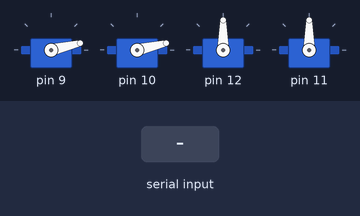
Bench run of a sketch on a simulated Arduino Uno, built with avr-gcc and run on an emulated ATmega328P. Shown: 4 × servo. Inputs (shaded band) come from the test bench.

Above: at 1.2 s.
1.3 s: "1" received over Serial
At 4.1 s:
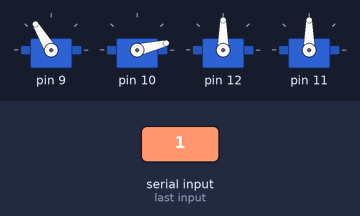
4.3 s: "3" received over Serial
At 7.0 s:
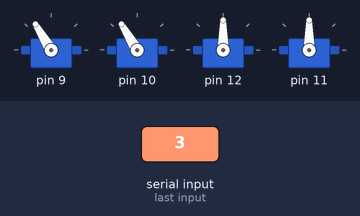
7.3 s: "2" received over Serial
At 10.0 s:
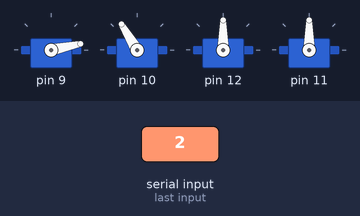
10.3 s: "4" received over Serial
At 10.75 s:
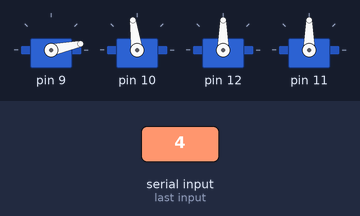
13.3 s: "5" received over Serial
16.3 s: "7" received over Serial
At 17.5 s:
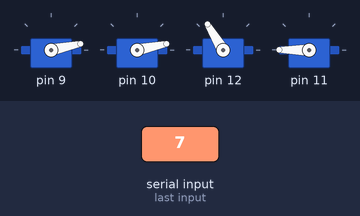
Timing chart, 0 to 18.8 s (numbered marks = the images above; inputs shaded):
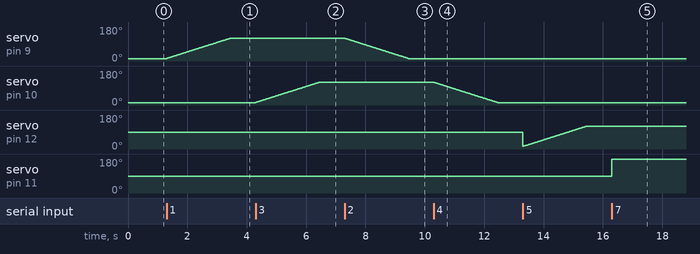

The sketch:

robot_arm_MK2_web_controller.ino
```cpp
#include <Servo.h>

//Sets up the servos
Servo joint[4]; //Creates 4 servos (0-3).
int pos[4];    //Create 4 variables that will store the position of each servo.

byte firstByte; //Stores the first byte sent from Raspberry Pi.
byte secondByte; //Stores the second byte sent from the Raspberry Pi
int endloop=1; //1 starts loop. 0 ends loop

void setup() {
  joint[0].attach(9); //y-axis 1
  joint[0].write(13); //default position for y-axis 1
  joint[1].attach(10); //y-axis 2
  joint[1].write(13); //default position for y-axis 2
  joint[2].attach(12); //x-axis
  joint[2].write(90); //default position for the x-axis motor
  joint[3].attach(11); //claw
  //need to set the default position to open once prongs are connected


 // Initalizes position variables
pos[0] = 13; //Position for y-axis (1) motor
pos[1] = 13; //Position for y-axis (2) motor
pos[2] = 13; //Position for x-axis motor
pos[3] = 180; //Position for claw

// sets the baud rate
Serial.begin(9600);
}


void loop() {
  //Checks to see if a byte has been sent
  if(Serial.available()){
    //Stores byte sent from Raspberry Pi
    firstByte=Serial.read();
      //Test the byte sent from Raspberry Pi
      switch(firstByte){
        //moves y-axis (1) up.
        case '1':
        moveServoUp(1,0);
        break;
        //moves y-axis (1) up
        case '2':
        moveServoDown(1,0);
        break;
        //moves y-axis (2) up
        case '3':
        moveServoUp(1,1);
        break;
        case '4':
        moveServoDown(1,1);
        break;
        case '5':
        //make function to move x-axix right
        moveServoUp(1,2);
        break;
        case '6':
        //make function to move x-axis left
        moveServoDown(1,2);
        break;
        case '7':
        //make function to move claw
        openClaw();
        break;
        case '8':
        closeClaw();
        break;
      }
  }
}


void moveServoUp(int endloop, int x){
  //endloop=1; //Take out endloop parameter and replace with this TEST
  while(endloop==1){
      if(pos[x]<=120){
      pos[x]+=1;
      joint[x].write(pos[x]);
      delay(20);
        if(Serial.available()){
        secondByte=Serial.read();
        if(secondByte=='0'){
          endloop=0;
        }
      }
    }else{
      //Ends the loop if the servo reaches the max position (120)
      endloop=0;
    }
  }
}


void moveServoDown(int endloop, int x){
  //endloop=1; //Take out endloop parameter and replace with this TEST
  while(endloop==1){
      if(pos[x]>=13){
      pos[x]-=1;
      joint[x].write(pos[x]);
      delay(20);
        if(Serial.available()){
        secondByte=Serial.read();
        if(secondByte=='0'){
          endloop=0;
        }
      }
    }else{
      //Stops loop if the servo reaches the lowest position (13)
      endloop=0;
    }
  }
}


//A function that allows the servo to open completely so it can grip larger objects
void openClaw(){
  //endloop=1; //Take out endloop parameter and replace with this TEST
  while(endloop==1){
      if(pos[3]<=180){
      pos[3]+=1;
      joint[3].write(pos[3]);
      delay(20);
        if(Serial.available()){
        secondByte=Serial.read();
        if(secondByte=='0'){
          endloop=0;
        }
      }
    }else{
      //Ends the loop if the servo reaches the max position (180)
      endloop=0;
    }
  }
}
//A function that allows the claw servo to close completely so it can grip smaller objects
void closeClaw(){
  //endloop=1; //Take out endloop parameter and replace with this TEST
  while(endloop==1){
      if(pos[3]>=1){
      pos[3]-=1;
      joint[3].write(pos[3]);
      delay(20);
        if(Serial.available()){
        secondByte=Serial.read();
        if(secondByte=='0'){
          endloop=0;
        }
      }
    }else{
      //Stops loop if the servo reaches the lowest position (1)
      endloop=0;
    }
  }
}


//TEST
void servoTest(){
  for(int x=0; x<=180; x++){
        joint[2].write(x);
        Serial.println(x);
        delay(10);
     }
}
void serialTest2(){
  if(Serial.available()){
    firstByte = Serial.read();
    Serial.write(firstByte);
    Serial.println("");
  }
}
```

Measured:
- after the input at 1.3 s, servo on pin 9: moves from 13° to 121° over 2.1 s, starting at once
- after the input at 4.3 s, servo on pin 10: moves from 13° to 121° over 2.1 s, starting at once
- after the input at 7.3 s, servo on pin 9: moves from 121° to 12° over 2.2 s, starting at once
- after the input at 10.3 s, servo on pin 10: moves from 121° to 12° over 2.2 s, starting at once
- after the input at 16.3 s, servo on pin 11: 90° → 180° at once
